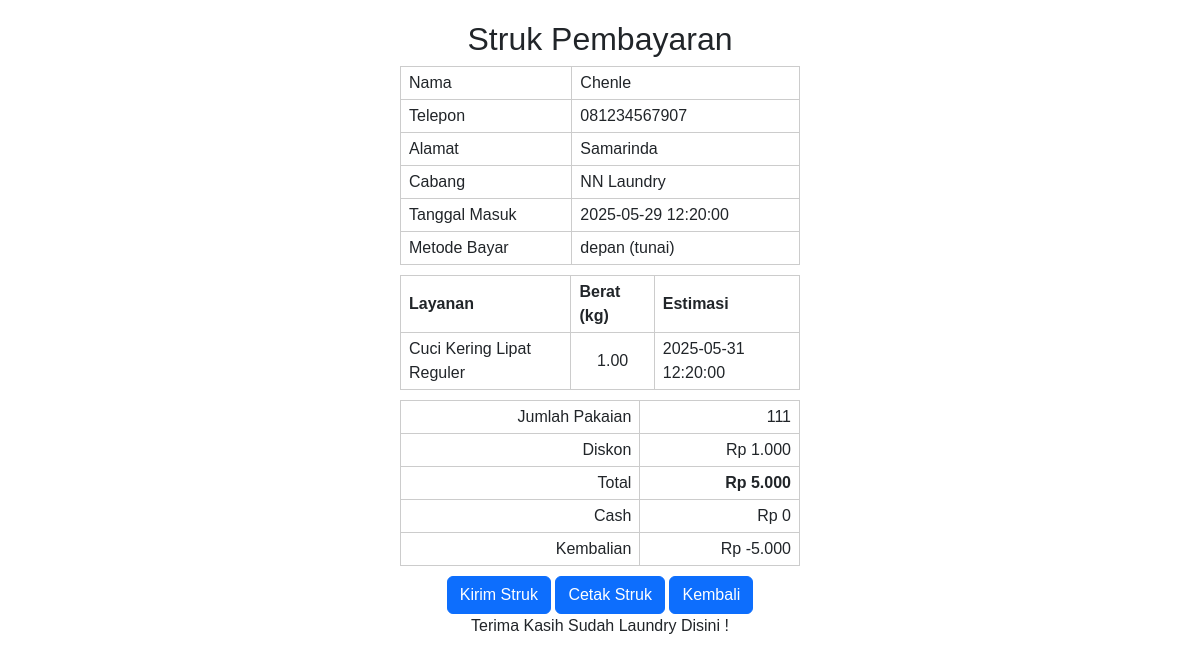
The app's page /kasir/struk.php?id=10 with its own data.
### tables this page shows
CREATE TABLE `penjualan` (
  `id_penjualan` int(11) NOT NULL,
  `id_pelanggan` int(11) DEFAULT NULL,
  `id_user` int(11) DEFAULT NULL,
  `cabang` varchar(100) DEFAULT NULL,
  `tanggal_masuk` datetime DEFAULT NULL,
  `jumlah_pakaian` int(11) DEFAULT NULL,
  `pembayaran` enum('depan','nanti') DEFAULT 'depan',
  `sub_pembayaran` enum('tunai','gopay','EDC','BCA EC','deposit') DEFAULT 'tunai',
  `diskon` int(11) DEFAULT 0,
  `cash` int(11) DEFAULT 0,
  `total` int(11) NOT NULL,
  `created_at` timestamp NOT NULL DEFAULT current_timestamp()
);

CREATE TABLE `pelanggan` (
  `id_pelanggan` int(11) NOT NULL,
  `nama` varchar(100) DEFAULT NULL,
  `nomor_telepon` varchar(20) DEFAULT NULL,
  `email` varchar(100) DEFAULT NULL,
  `alamat` text DEFAULT NULL,
  `catatan` text DEFAULT NULL
);

CREATE TABLE `penjualan_detail` (
  `id_detail` int(11) NOT NULL,
  `id_penjualan` int(11) NOT NULL,
  `layanan` varchar(100) DEFAULT NULL,
  `berat` float DEFAULT 0,
  `estimasi_pengambilan` datetime DEFAULT NULL,
  `status` enum('proses','selesai') DEFAULT 'proses'
);

### kasir/struk.php (the view, shortened to what this page needs)
<?php
require_once '../helper/connection.php';
$id = intval($_GET['id'] ?? 0);
$q = mysqli_query($connection, "SELECT penjualan.*, pelanggan.nama, pelanggan.nomor_telepon, pelanggan.alamat
    FROM penjualan
    LEFT JOIN pelanggan ON penjualan.id_pelanggan = pelanggan.id_pelanggan
    WHERE penjualan.id_penjualan = '$id'");
$data = mysqli_fetch_assoc($q);
$details = [];
$q2 = mysqli_query($connection, "SELECT * FROM penjualan_detail WHERE id_penjualan = '$id'");
while ($row = mysqli_fetch_assoc($q2)) $details[] = $row;
?>
<!doctype html>
<html lang="en">
  <head>
    <link href="https://cdn.jsdelivr.net/npm/bootstrap@5.3.6/dist/css/bootstrap.min.css" rel="stylesheet">
  </head>
  <body>
    <h2>Struk Pembayaran</h2>
    <table>
        <tr><td>Nama</td><td><?= htmlspecialchars($data['nama']) ?></td></tr>
        <tr><td>Telepon</td><td><?= htmlspecialchars($data['nomor_telepon']) ?></td></tr>
        <tr><td>Alamat</td><td><?= htmlspecialchars($data['alamat']) ?></td></tr>
        <tr><td>Cabang</td><td><?= htmlspecialchars($data['cabang']) ?></td></tr>
        <tr><td>Tanggal Masuk</td><td><?= htmlspecialchars($data['tanggal_masuk']) ?></td></tr>
        <tr><td>Metode Bayar</td><td><?= htmlspecialchars($data['pembayaran']) ?> (<?= htmlspecialchars($data['sub_pembayaran']) ?>)</td></tr>
    </table>
    <table>
        <tr>
            <th>Layanan</th>
            <th>Berat (kg)</th>
            <th>Estimasi</th>
        </tr>
        <?php foreach ($details as $d): ?>
        <tr>
            <td><?= htmlspecialchars($d['layanan']) ?></td>
            <td class="center"><?= number_format($d['berat'], 2) ?></td>
            <td><?= htmlspecialchars($d['estimasi_pengambilan']) ?></td>
        </tr>
        <?php endforeach; ?>
    </table>
    <table>
        <tr><td class="right">Jumlah Pakaian</td><td class="right"><?= $data['jumlah_pakaian'] ?></td></tr>
        <tr><td class="right">Diskon</td><td class="right">Rp <?= number_format($data['diskon'], 0, ',', '.') ?></td></tr>
        <tr><td class="right">Total</td><td class="right"><b>Rp <?= number_format($data['total'], 0, ',', '.') ?></b></td></tr>
        <tr><td class="right">Cash</td><td class="right">Rp <?= number_format($data['cash'], 0, ',', '.') ?></td></tr>
        <tr><td class="right">Kembalian</td><td class="right">Rp <?= number_format($data['cash'] - $data['total'], 0, ',', '.') ?></td></tr>
    </table>
    <center>
        <a href="kirim_struk.php?id=<?= $id ?>" class="btn btn-primary">Kirim Struk</a>
        <button type="button" class="btn btn-primary" onclick="window.print()">Cetak Struk</button>
        <button class="btn btn-primary" onclick="history.back()">Kembali</button>
        <p>Terima Kasih Sudah Laundry Disini !</p>
    </center>
  </body>
</html>

### kasir/struk.php (style rules this page uses)
body { font-family: Arial, sans-serif; max-width: 400px; margin: 20px auto; }
h2 { text-align: center; }
table { width: 100%; border-collapse: collapse; margin-bottom: 10px; }
td, th { border: 1px solid #ccc; padding: 4px 8px; }
.right { text-align: right; }
.center { text-align: center; }

### records on screen
penjualan: id_pelanggan.nama "Chenle", id_pelanggan.nomor_telepon "081234567907", id_pelanggan.alamat "Samarinda", cabang "NN Laundry", tanggal_masuk "2025-05-29 12:20:00", pembayaran "depan", sub_pembayaran "tunai", jumlah_pakaian "111", diskon "1.000", total "5.000", cash "0", $data['cash'] - $data['total'] "-5.000"
penjualan_detail: layanan "Cuci Kering Lipat Reguler", berat "1.00", estimasi_pengambilan "2025-05-31 12:20:00"
